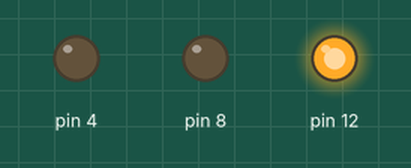
This sketch was run on a simulated Arduino Uno, built with avr-gcc and run on an emulated ATmega328P. Parts: output pins drawn as LEDs (lit = HIGH).

Above: at 2.5 s.
At 6.6 s:
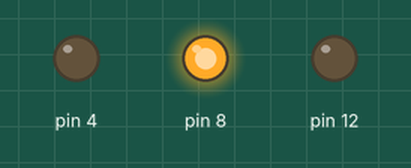
At 13.2 s:
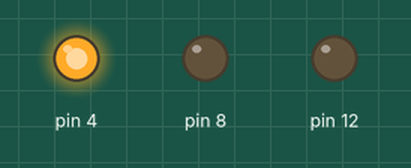
At 23.35 s:
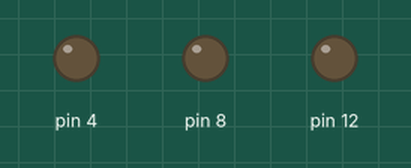
Timing chart, 0 to 23.8 s (numbered marks = the images above):
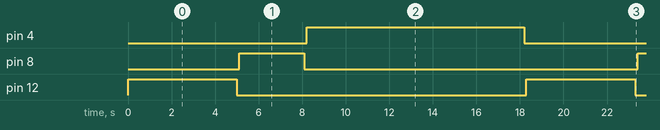

Measured:
- by itself, pin 4: alternates HIGH for 10.0 s and LOW for 8.3 s
- by itself, pin 8: alternates HIGH for 3.0 s and LOW for 15.3 s
- by itself, pin 12: alternates HIGH for 5.0 s and LOW for 13.3 s

The sketch:

topic3.ino
```cpp
// 3주차 과제
// 신호등 시스템

void setup() // 처음 한번만 실행됨
{
  pinMode(12, OUTPUT);
  pinMode(8, OUTPUT);
  pinMode(4, OUTPUT);
  // pinMode는 처음 한번만 지정한다.
}

void loop() // 계속 반복됨 (loopstation)
{
  digitalWrite(12, 1);
  // 1 == HIGH, 0 == LOW
  delay(5000);
  digitalWrite(12, 0);
  delay(100);

  digitalWrite(8, 1);
  delay(3000);
  digitalWrite(8, 0);
  delay(100);

  digitalWrite(4, 1);
  delay(10000);
  digitalWrite(4, 0);
  delay(100);
}
```
